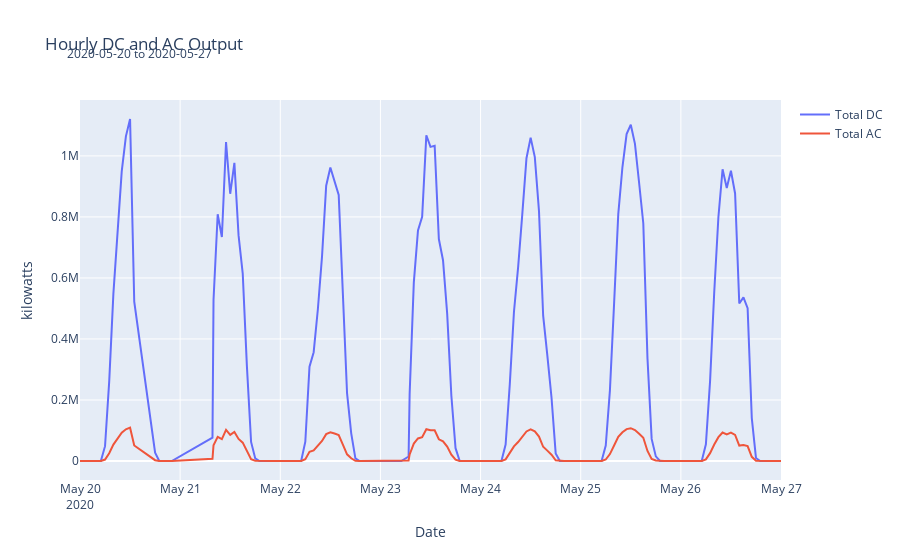

Source (notebook cell):
### Markdown cell above
Temperature varies fairly widely at the site, from highs in the low/mid 30s C (this is low 90's F) to the low 60's F at night. There were some cold days during the period.

### Code cell
import plotly.graph_objects as go

"""plot multiple variables on the same axis, and filter by date. This was a tricky function to write, it took me a long time. 
I like Plotly a lot for its interactive labels. This function plays around with start and end dates, using conditional behavior 
depending on what is provided for start and end date. If only start is provided, the graph will include all data from that date 
through the end of the period. If only end is provided, it will start at the beginning and go to this end point. If no dates are 
provided, the entire timeframe is included.
"""
def plot_variable(df, var, key, start_date=None, end_date=None, title=None, subtitle=None,y_axis=None,x_axis="Date"):
    if start_date is None:
        start_date = df["DATE_TIME"].min()
    else:
        start_date = pd.to_datetime(start_date)

    if end_date is None:
        end_date = df["DATE_TIME"].max()
    else:
        end_date = pd.to_datetime(end_date)

    filtered_df = df[
        (df["DATE_TIME"] >= start_date) & (df["DATE_TIME"] <= end_date)
    ]

    fig = go.Figure()
    for v, k in zip(var, key):
        fig.add_trace(go.Scatter(x=filtered_df["DATE_TIME"], y=filtered_df[v], name=k))
    fig.update_layout(title=title, yaxis_title = y_axis, xaxis_title=x_axis)
    if subtitle:
        fig.update_layout(annotations=[go.layout.Annotation(text=subtitle, xref='paper', yref='paper', x=-0.022, y=1.15, showarrow=False)])
    fig.show()
#example
variables = ['total_DC', 'total_AC']
key_labels = ['Total DC', 'Total AC']

plot_variable(hourly_aggregate, variables, key_labels, 
              start_date='2020-05-20',end_date='2020-05-27',
              title='Hourly DC and AC Output',subtitle="2020-05-20 to 2020-05-27",
              y_axis="kilowatts"
              )

### Figure 1 — Plotly figure (JSON) as saved in the notebook; plotly's stock layout.template omitted (floating-point values rounded to 4 significant figures; data arrays with more than 128 entries replaced by an {"elided": "..."} marker saying what was removed)
{"data": [{"name": "Total DC", "type": "scatter", "x": {"elided": "158 str values"}, "y": {"elided": "158 float values"}}, {"name": "Total AC", "type": "scatter", "x": {"elided": "158 str values"}, "y": {"elided": "158 float values"}}], "layout": {"annotations": [{"showarrow": false, "text": "2020-05-20 to 2020-05-27", "x": -0.022, "xref": "paper", "y": 1.15, "yref": "paper"}], "title": {"text": "Hourly DC and AC Output"}, "xaxis": {"title": {"text": "Date"}}, "yaxis": {"title": {"text": "kilowatts"}}}}
